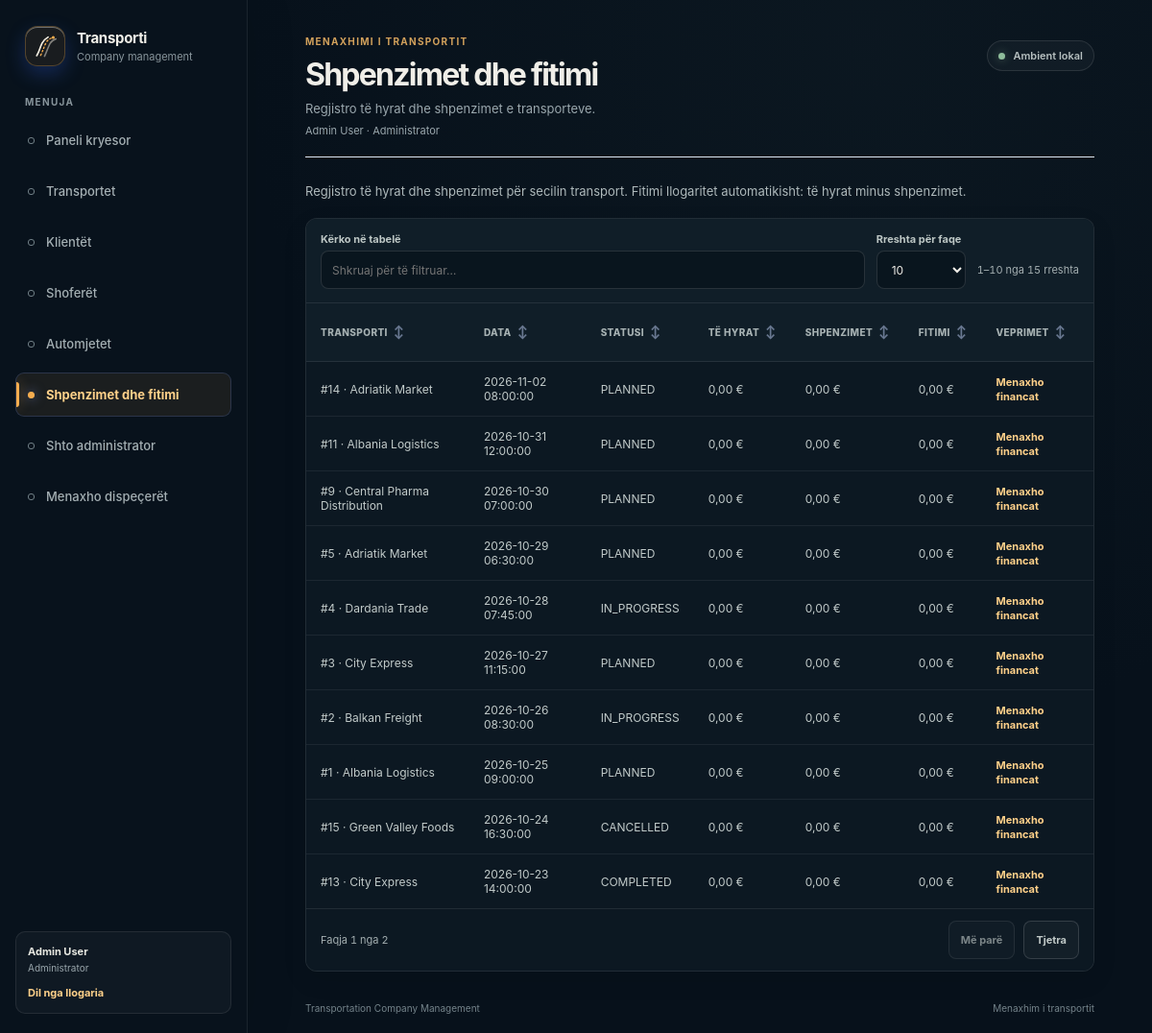
/?page=finances (signed in), run on the app's committed database.
### tables this page shows
CREATE TABLE users (
    id INT UNSIGNED NOT NULL AUTO_INCREMENT,
    full_name VARCHAR(150) NOT NULL,
    email VARCHAR(150) NOT NULL,
    password_hash VARCHAR(255) NOT NULL,
    role ENUM('SUPERADMIN', 'ADMIN', 'DISPATCHER') NOT NULL,
    is_active TINYINT(1) NOT NULL DEFAULT 1,
    email_verified_at DATETIME NULL DEFAULT NULL,
    created_at DATETIME NOT NULL DEFAULT CURRENT_TIMESTAMP,
    PRIMARY KEY (id),
    UNIQUE KEY uq_users_email (email)
);

CREATE TABLE transports (
    id INT UNSIGNED NOT NULL AUTO_INCREMENT,
    customer_id INT UNSIGNED NOT NULL,
    driver_id INT UNSIGNED NULL,
    vehicle_id INT UNSIGNED NULL,
    created_by INT UNSIGNED NOT NULL,
    pickup_address VARCHAR(255) NOT NULL,
    destination_address VARCHAR(255) NOT NULL,
    cargo_description TEXT NOT NULL,
    scheduled_date DATETIME NOT NULL,
    scheduled_end DATETIME NOT NULL,
    status ENUM('PLANNED', 'IN_PROGRESS', 'COMPLETED', 'CANCELLED') NOT NULL DEFAULT 'PLANNED',
    revenue DECIMAL(12, 2) NOT NULL DEFAULT 0.00,
    created_at DATETIME NOT NULL DEFAULT CURRENT_TIMESTAMP,
    updated_at DATETIME NULL DEFAULT NULL ON UPDATE CURRENT_TIMESTAMP,
    PRIMARY KEY (id),
    KEY idx_transports_customer_id (customer_id),
    KEY idx_transports_driver_id (driver_id),
    KEY idx_transports_vehicle_id (vehicle_id),
    KEY idx_transports_created_by (created_by),
    KEY idx_transports_status (status),
    KEY idx_transports_scheduled_date (scheduled_date),
    CONSTRAINT fk_transports_customer
        FOREIGN KEY (customer_id) REFERENCES customers(id)
        ON DELETE RESTRICT ON UPDATE CASCADE,
    CONSTRAINT fk_transports_driver
        FOREIGN KEY (driver_id) REFERENCES drivers(id)
        ON DELETE SET NULL ON UPDATE CASCADE,
    CONSTRAINT fk_transports_vehicle
        FOREIGN KEY (vehicle_id) REFERENCES vehicles(id)
        ON DELETE SET NULL ON UPDATE CASCADE,
    CONSTRAINT fk_transports_created_by
        FOREIGN KEY (created_by) REFERENCES users(id)
        ON DELETE RESTRICT ON UPDATE CASCADE
);

CREATE TABLE customers (
    id INT UNSIGNED NOT NULL AUTO_INCREMENT,
    company_name VARCHAR(150) NOT NULL,
    contact_person VARCHAR(150) NOT NULL,
    phone VARCHAR(30) NOT NULL,
    email VARCHAR(150) NOT NULL,
    address VARCHAR(255) NOT NULL,
    created_at DATETIME NOT NULL DEFAULT CURRENT_TIMESTAMP,
    PRIMARY KEY (id),
    UNIQUE KEY uq_customers_email (email),
    KEY idx_customers_company_name (company_name)
);

### src/Views/pages/finances.php (the view, shortened to what the rows shown need)
<?php
$escape = static fn (mixed $value): string => htmlspecialchars((string) $value, ENT_QUOTES, 'UTF-8');
$formatEuro = static fn (mixed $amount): string => number_format((float) $amount, 2, ',', '.') . ' €';
$selectedTransport = $financeData['selectedTransport'];
?>
<?php if (!$financeData['canManage']): ?>
    <p>Qasja në financa është e kufizuar për administratorët.</p>
<?php else: ?>
    <?php if ($selectedTransport !== null): ?>
        <section class="table-card finance-detail" aria-labelledby="finance-transport-title">
            <div class="section-heading">
                <div>
                    <p class="eyebrow">TRANSPORTI #<?= (int) $selectedTransport['id'] ?></p>
                    <h2 id="finance-transport-title"><?= $escape($selectedTransport['customer_name']) ?></h2>
                    <p><?= $escape($selectedTransport['scheduled_date']) ?> – <?= $escape($selectedTransport['scheduled_end']) ?></p>
                </div>
                <a class="button button-secondary" href="?page=finances">Kthehu te financat</a>
            </div>
            <form class="record-form" method="post" action="?page=finances&amp;transport_id=<?= (int) $selectedTransport['id'] ?>">
                <input type="hidden" name="csrf_token" value="<?= $escape($financeData['csrfToken']) ?>">
                <input type="hidden" name="finance_action" value="save_revenue">
                <input type="hidden" name="transport_id" value="<?= (int) $selectedTransport['id'] ?>">
                <div class="form-grid">
                    <div class="form-field">
                        <label for="transport-revenue">Të hyrat nga transporti (€)</label>
                        <input id="transport-revenue" name="revenue" type="number" min="0" max="9999999999.99" step="0.01" value="<?= $escape($selectedTransport['revenue']) ?>" required>
                    </div>
                    <div class="form-field">
                        <label>Shpenzimet gjithsej</label>
                        <output><?= $formatEuro($selectedTransport['total_expenses']) ?></output>
                    </div>
                    <div class="form-field">
                        <label>Fitimi</label>
                        <output><?= $formatEuro($selectedTransport['profit']) ?></output>
                    </div>
                </div>
                <div class="form-actions">
                    <button class="button button-primary" type="submit">Ruaj të hyrat</button>
                </div>
            </form>
            <h3>Regjistro shpenzim</h3>
            <form class="record-form" method="post" action="?page=finances&amp;transport_id=<?= (int) $selectedTransport['id'] ?>">
                <input type="hidden" name="csrf_token" value="<?= $escape($financeData['csrfToken']) ?>">
                <input type="hidden" name="finance_action" value="add_expense">
                <input type="hidden" name="transport_id" value="<?= (int) $selectedTransport['id'] ?>">
                <div class="form-grid">
                    <div class="form-field">
                        <label for="expense-category">Lloji i shpenzimit</label>
                        <select id="expense-category" name="category" required>
                            <?php foreach ($financeData['categories'] as $value => $label): ?>
                                <option value="<?= $escape($value) ?>" <?= $financeData['expenseValues']['category'] === $value ? 'selected' : '' ?>><?= $escape($label) ?></option>
                            <?php endforeach; ?>
                        </select>
                    </div>
                    <div class="form-field">
                        <label for="expense-description">Përshkrimi</label>
                        <input id="expense-description" name="description" type="text" maxlength="255" value="<?= $escape($financeData['expenseValues']['description']) ?>" required>
                    </div>
                    <div class="form-field">
                        <label for="expense-amount">Shuma (€)</label>
                        <input id="expense-amount" name="amount" type="number" min="0" max="9999999999.99" step="0.01" value="<?= $escape($financeData['expenseValues']['amount']) ?>" required>
                    </div>
                    <div class="form-field">
                        <label for="expense-date">Data</label>
                        <input id="expense-date" name="expense_date" type="date" value="<?= $escape($financeData['expenseValues']['expense_date']) ?>" required>
                    </div>
                </div>
                <div class="form-actions">
                    <button class="button button-primary" type="submit">Shto shpenzimin</button>
                </div>
            </form>
            <h3>Shpenzimet e regjistruara</h3>
            <?php if ($financeData['expenses'] === []): ?>
                <p class="empty-state">Nuk ka ende shpenzime për këtë transport.</p>
            <?php else: ?>
                <div class="table-scroll">
                    <table>
                        <thead>
                            <tr><th>Lloji</th><th>Përshkrimi</th><th>Data</th><th>Shuma</th><th>Veprimet</th></tr>
                        </thead>
                        <tbody>
                            <?php foreach ($financeData['expenses'] as $expense): ?>
                                <tr>
                                    <td><?= $escape($financeData['categories'][$expense['category']] ?? $expense['category']) ?></td>
                                    <td><?= $escape($expense['description']) ?></td>
                                    <td><?= $escape($expense['expense_date']) ?></td>
                                    <td><?= $formatEuro($expense['amount']) ?></td>
                                    <td>
                                        <form method="post" action="?page=finances&amp;transport_id=<?= (int) $selectedTransport['id'] ?>" data-confirm="Je i sigurt që dëshiron ta fshish këtë shpenzim?">
                                            <input type="hidden" name="csrf_token" value="<?= $escape($financeData['csrfToken']) ?>">
                                            <input type="hidden" name="finance_action" value="delete_expense">
                                            <input type="hidden" name="transport_id" value="<?= (int) $selectedTransport['id'] ?>">
                                            <input type="hidden" name="expense_id" value="<?= (int) $expense['id'] ?>">
                                            <button class="text-action text-action-danger" type="submit">Fshij</button>
                                        </form>
                                    </td>
                                </tr>
                            <?php endforeach; ?>
                        </tbody>
                    </table>
                </div>
            <?php endif; ?>
        </section>
    <?php else: ?>
        <div class="table-card">
            <?php if ($financeData['transports'] === []): ?>
                <div class="empty-state"><strong>Nuk ka ende transporte</strong><p>Shto një transport që të regjistrosh të hyrat dhe shpenzimet.</p></div>
            <?php else: ?>
                <div class="table-scroll" data-table-enhancement>
                    <table>
                        <thead><tr><th>Transporti</th><th>Data</th><th>Statusi</th><th>Të hyrat</th><th>Shpenzimet</th><th>Fitimi</th><th>Veprimet</th></tr></thead>
                        <tbody>
                            <?php foreach ($financeData['transports'] as $transport): ?>
                                <tr>
                                    <td>#<?= (int) $transport['id'] ?> · <?= $escape($transport['customer_name']) ?></td>
                                    <td><?= $escape($transport['scheduled_date']) ?></td>
                                    <td><?= $escape($transport['status']) ?></td>
                                    <td><?= $formatEuro($transport['revenue']) ?></td>
                                    <td><?= $formatEuro($transport['total_expenses']) ?></td>
                                    <td><?= $formatEuro($transport['profit']) ?></td>
                                    <td><a class="text-action" href="?page=finances&amp;transport_id=<?= (int) $transport['id'] ?>">Menaxho financat</a></td>
                                </tr>
                            <?php endforeach; ?>
                        </tbody>
                    </table>
                </div>
            <?php endif; ?>
        </div>
    <?php endif; ?>
<?php endif; ?>

### src/Views/layout.php (shortened to what the rows shown need)
<!doctype html>
<html lang="sq">
<head>
    <link rel="stylesheet" href="assets/app.css?v=20261110">
    <link rel="stylesheet" href="assets/app-theme.css?v=20261110">
</head>
<body class="app-page<?= $pageKey === 'dashboard' ? ' dashboard-page' : '' ?>">
    <div class="app-shell">
        <aside class="sidebar" id="primary-sidebar" aria-label="Navigimi kryesor">
            <?php require __DIR__ . '/components/navigation.php'; ?>
        </aside>
        <main class="main-content">
            <header class="page-header">
                <div>
                    <p class="eyebrow">MENAXHIMI I TRANSPORTIT</p>
                    <h1><?= htmlspecialchars($page['title'], ENT_QUOTES, 'UTF-8') ?></h1>
                    <p class="page-description"><?= htmlspecialchars($page['description'], ENT_QUOTES, 'UTF-8') ?></p>
                    <?php if ($user !== null): ?>
                        <p class="signed-in-user">
                            <?= htmlspecialchars($user['full_name'], ENT_QUOTES, 'UTF-8') ?>
                            · <?= match ($user['role']) {
                                'SUPERADMIN' => 'Superadministrator',
                                'ADMIN' => 'Administrator',
                                default => 'Dispeçer',
                            } ?>
                        </p>
                    <?php endif; ?>
                </div>
            </header>
            <section class="page-content" aria-labelledby="page-content-heading">
                <?php if ($databaseError === null && ($moduleData !== null || $financeData !== null || in_array($pageKey, ['dashboard', 'not_found', 'add-admin', 'users'], true))): ?>
                    <?php require $viewFile; ?>
                <?php endif; ?>
            </section>
        </main>
    </div>
</body>
</html>

### src/Views/components/navigation.php (shortened to what the rows shown need)
<div class="sidebar-note">
    <div class="session-user">
        <strong><?= htmlspecialchars($user['full_name'], ENT_QUOTES, 'UTF-8') ?></strong>
        <span><?= match ($user['role']) {
            'SUPERADMIN' => 'Superadministrator',
            'ADMIN' => 'Administrator',
            default => 'Dispeçer',
        } ?></span>
        <form method="post" action="?page=logout">
            <button type="submit">Dil nga llogaria</button>
        </form>
    </div>
</div>

### data on the page
users: full_name "Admin User", role "Administrator"
transports: id "14", customer.company_name "Adriatik Market", scheduled_date "2026-11-02 08:00:00", status "PLANNED", revenue "0,00 €", total_expenses "0,00 €", profit "0,00 €"
transports: id "11", customer.company_name "Albania Logistics", scheduled_date "2026-10-31 12:00:00", status "PLANNED", revenue "0,00 €", total_expenses "0,00 €", profit "0,00 €"
transports: id "9", customer.company_name "Central Pharma Distribution", scheduled_date "2026-10-30 07:00:00", status "PLANNED", revenue "0,00 €", total_expenses "0,00 €", profit "0,00 €"
transports: id "5", customer.company_name "Adriatik Market", scheduled_date "2026-10-29 06:30:00", status "PLANNED", revenue "0,00 €", total_expenses "0,00 €", profit "0,00 €"
transports: id "4", customer.company_name "Dardania Trade", scheduled_date "2026-10-28 07:45:00", status "IN_PROGRESS", revenue "0,00 €", total_expenses "0,00 €", profit "0,00 €"
transports: id "3", customer.company_name "City Express", scheduled_date "2026-10-27 11:15:00", status "PLANNED", revenue "0,00 €", total_expenses "0,00 €", profit "0,00 €"
transports: id "2", customer.company_name "Balkan Freight", scheduled_date "2026-10-26 08:30:00", status "IN_PROGRESS", revenue "0,00 €", total_expenses "0,00 €", profit "0,00 €"
transports: id "1", customer.company_name "Albania Logistics", scheduled_date "2026-10-25 09:00:00", status "PLANNED", revenue "0,00 €", total_expenses "0,00 €", profit "0,00 €"
transports: id "15", customer.company_name "Green Valley Foods", scheduled_date "2026-10-24 16:30:00", status "CANCELLED", revenue "0,00 €", total_expenses "0,00 €", profit "0,00 €"
transports: id "13", customer.company_name "City Express", scheduled_date "2026-10-23 14:00:00", status "COMPLETED", revenue "0,00 €", total_expenses "0,00 €", profit "0,00 €"

### other printed values
$label "Paneli kryesor"
$label "Transportet"
$label "Klientët"
$label "Shoferët"
$label "Automjetet"
$page['title'] "Shpenzimet dhe fitimi"
$page['description'] "Regjistro të hyrat dhe shpenzimet e transporteve."
